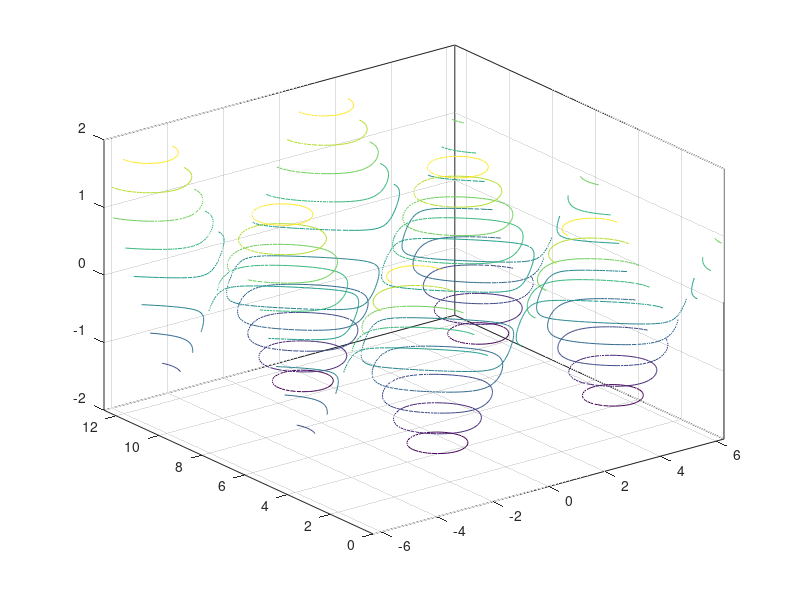

Here is the MATLAB script that generated this plot: (Note: this script raises an error after producing the figure.)
%=============================================================================
% Copyright (c) 2016-present Allan CORNET (Nelson)
%=============================================================================
% This file is part of the Nelson.
%=============================================================================
% LICENCE_BLOCK_BEGIN
% SPDX-License-Identifier: LGPL-3.0-or-later
% LICENCE_BLOCK_END
%=============================================================================
% <--ADV-CLI MODE-->
%=============================================================================
figure();
x = linspace(-2 * pi, 2 * pi);
y = linspace(0, 4 * pi);
[X, Y] = meshgrid(x, y);
Z = sin(X) + cos(Y);
contour3(X, Y, Z);
%=============================================================================
[M, h] = contour3(X, Y, Z);
R = properties(h);
REF = {'BeingDeleted';
'BusyAction';
'Children';     
'ContourMatrix';
'CreateFcn';    
'DeleteFcn';    
'DisplayName';  
'EdgeAlpha';    
'EdgeColor';    
'Floating';  
'Interruptible';  
'LevelList';   
'LevelListMode';
'LevelStep';  
'LevelStepMode';
'LineStyle';   
'LineWidth';    
'Parent';    
'Tag';       
'Type';         
'UserData';    
'Visible';     
'XData';      
'XDataMode';    
'YData';     
'YDataMode';    
'ZData'};
assert_isequal(R, REF);
assert_isequal(M, h.ContourMatrix);
assert_isequal(h.Floating, 'on');
%=============================================================================
figure();
[X, Y, Z] = peaks;
contour3(X, Y, Z, 20)
%=============================================================================
figure();
[X, Y, Z] = peaks;
v = [1,1];
contour3(X, Y, Z, v)
%=============================================================================
figure();
[X, Y, Z] = peaks;
contour3(X, Y, Z, '-.')
%=============================================================================
figure();
Z = peaks;
[M, c] = contour3(Z);
c.LineWidth = 3;
%=============================================================================
figure();
Z = peaks;
Z(:,26) = NaN;
contour3(Z)
%=============================================================================
figure();
[theta, r] = meshgrid (linspace (0,2*pi,64), linspace (0,1,64));
[X, Y] = pol2cart (theta, r);
Z = sin (2*theta) .* (1-r);
contour3(X, Y, abs (Z), 10);
%=============================================================================
figure();
[x, y, z] = peaks ();
[c, h] = contour3 (x, y, z);
assert_isequal(h.LevelStepMode, 'auto');
h.LevelStep = 3;
assert_isequal(h.LevelStepMode, 'manual');
%=============================================================================
